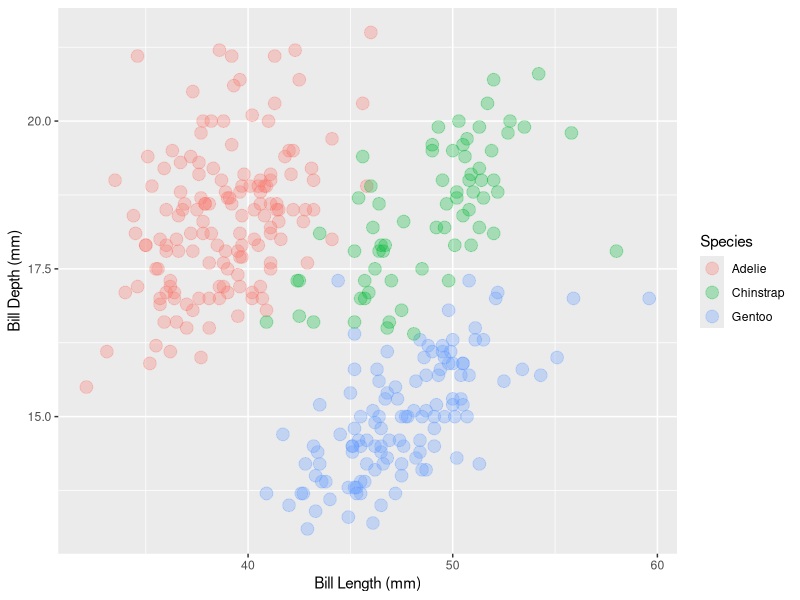

Recreate this plot in R.
# Run this to load all necessary libraries
library(tidyverse)
# install.packages("palmerpenguins") # Run this if you can't load the palmerpenguins library 
library(palmerpenguins)
pgs <- penguins %>% drop_na
head(pgs)

pgs %>% 
  ggplot() +
  geom_point(aes(x = bill_length_mm, y = bill_depth_mm, color = species),
             size = 4, alpha = 0.3) +
  labs(x = "Bill Length (mm)",
       y = "Bill Depth (mm)",
       color = "Species")